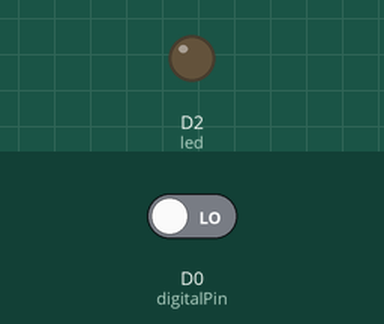
Simulated run of this sketch. Board: ESP8266 (NodeMCU). Parts: output pins drawn as LEDs (lit = HIGH). The inputs (shaded band) are chosen by the test bench; at power-on: D0 (digitalPin) LOW. WiFi joins after 1.5 s; servers stay silent unless stated.

Above: at 3.0 s.
3.1 s: D0 (digitalPin) driven HIGH
At 3.9 s:
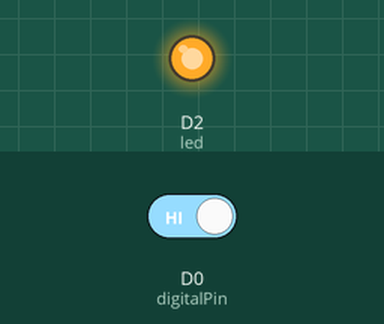
4.6 s: D0 (digitalPin) driven LOW
At 5.1 s:
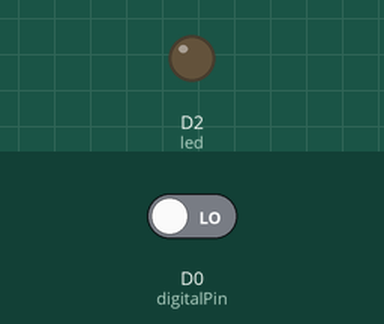
Timing chart, 0 to 7.6 s (numbered marks = the images above; inputs shaded):
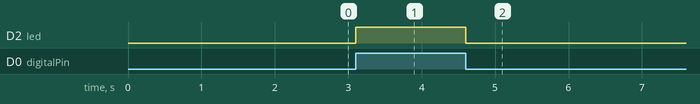

The sketch:

Sensor_light.ino
```cpp
#define BLYNK_PRINT Serial

#define BLYNK_TEMPLATE_ID "TMPL6rl6nGQn5"
#define BLYNK_TEMPLATE_NAME "SS"
#define BLYNK_AUTH_TOKEN "02-d5FXYQoJOXyFtu4z2UIPYviJnM5Eb"


#include <ESP8266WiFi.h>
#include <BlynkSimpleEsp8266.h>

char auth[] = "02-d5FXYQoJOXyFtu4z2UIPYviJnM5Eb";
char ssid[] = "NGUYEN NGUYEN";
char pass[] = "21082002";

#define digitalPin D0
#define led D2

int value;
int phantram;

void setup()
{
  // Debug console
  Serial.begin(9600);
  Blynk.begin(auth, ssid, pass);
  pinMode(led, OUTPUT);
}
void loop()
{
  Blynk.run();
  value = digitalRead(digitalPin); //doc gia tri cam bien
  phantram = map(value, 0, 1, 100, 0);
  Blynk.virtualWrite(V2, phantram); //truyen du lieu tu cam bien len Blynk app
    if (phantram >= 1)
  {
    digitalWrite(led, LOW);
  }
  else
  {
    digitalWrite(led, HIGH);
  }
}
```

Measured:
- after the input at 3.1 s, D2 (led): LOW → HIGH at once
- after the input at 4.6 s, D2 (led): HIGH → LOW at once
